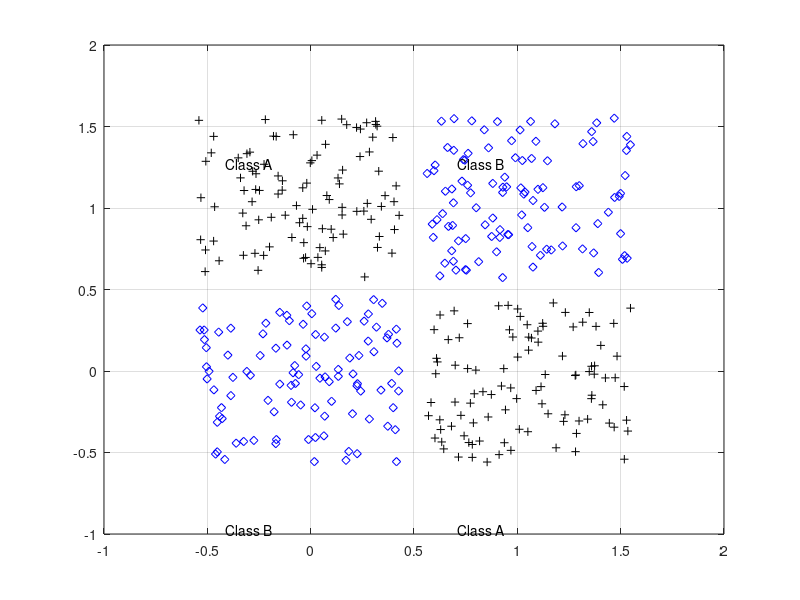

MATLAB code for this plot: (Note: this script raises an error after producing the figure.)
close all, clear all, clc, format compact
% number of samples of each class
K = 100;
% define 4 clusters of input data
q = .56; % offset of classes
A = [rand(1,K)-q; rand(1,K)+q];
B = [rand(1,K)+q; rand(1,K)+q];
C = [rand(1,K)+q; rand(1,K)-q];
D = [rand(1,K)-q; rand(1,K)-q];
% plot clusters
figure(1)
plot(A(1,:),A(2,:),'k+')
hold on
grid on
plot(B(1,:),B(2,:),'bd')
plot(C(1,:),C(2,:),'k+')
plot(D(1,:),D(2,:),'bd')
% text labels for clusters
text(.15-q,.15+2*q,'Class A')
text(.15+q,.15+2*q,'Class B')
text(.15+q,.15-2*q,'Class A')
text(.15-q,.15-2*q,'Class B')
% encode clusters a and c as one class, and b and d as another class
a = -1; % a | b
c = -1; % -------
b = 1; % d | c
d = 1; %
% define inputs (combine samples from all four classes)
P = [A B C D];
% define targets
T = [repmat(a,1,length(A)) repmat(b,1,length(B)) ...
 repmat(c,1,length(C)) repmat(d,1,length(D)) ];
% view inputs |outputs
%[P' T']
% create a neural network
net = feedforwardnet([5 3]);
% train net
net.divideParam.trainRatio = 1; % training set [%]
net.divideParam.valRatio = 0; % validation set [%]
net.divideParam.testRatio = 0; % test set [%]
% train a neural network
[net,tr,Y,E] = train(net,P,T);
% show network
view(net)
figure(2)
plot(T','linewidth',2)
hold on
plot(Y','r--')
grid on
legend('Targets','Network response','location','best')
ylim([-1.25 1.25])
% generate a grid
span = -1:.005:2;
[P1,P2] = meshgrid(span,span);
pp = [P1(:) P2(:)]';
% simulate neural network on a grid
aa = net(pp);
% translate output into [-1,1]
%aa = -1 + 2*(aa>0);
% plot classification regions
figure(1)
mesh(P1,P2,reshape(aa,length(span),length(span))-5);
colormap cool
view(2)